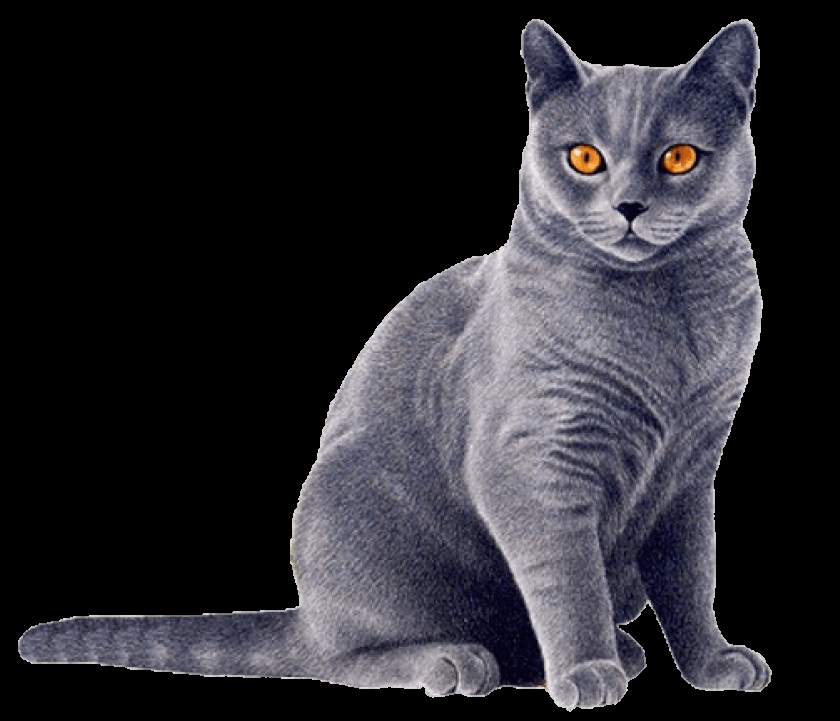
#> input picture 2_shapes/cat.png, 840 x 721 px
$ python shapes.py ./cat.png ./new-cat.png
#> lines starting #> are read from the running program, lines starting #| are printed output that depends on the picture
import cv2 as cv
import sys
import numpy as np

# python3 shapes.py ./cat.png ./new-cat.png

img = cv.imread(sys.argv[1])
#> img is the input picture: shape (721, 840, 3); mean B, G, R 47.1, 41.6, 42.4

cv.circle(img, (580, 160), 20, (255, 0, 0), 5)

cv.circle(img, (580, 75), 5, (255, 0, 0), 5)
#> img: shape (721, 840, 3); mean B, G, R 47.4, 41.5, 42.2
cv.circle(img, (560, 40), 5, (255, 0, 0), 5)
#> img: shape (721, 840, 3); mean B, G, R 47.5, 41.4, 42.2
cv.circle(img, (540, 25), 5, (255, 0, 0), 5)
#> img: shape (721, 840, 3); mean B, G, R 47.5, 41.4, 42.1

x = np.array([540, 560, 580])
y = np.array([25,40,75])

z = np.polyfit(x, y, 2)
lspace = np.linspace(540,580,100)

print(lspace)

draw_x = lspace
draw_y = np.polyval(z, draw_x)

draw_points = (np.asarray([draw_x, draw_y]).T).astype(np.int32)

cv.polylines(img, [draw_points], False, (128,255,128), 5)
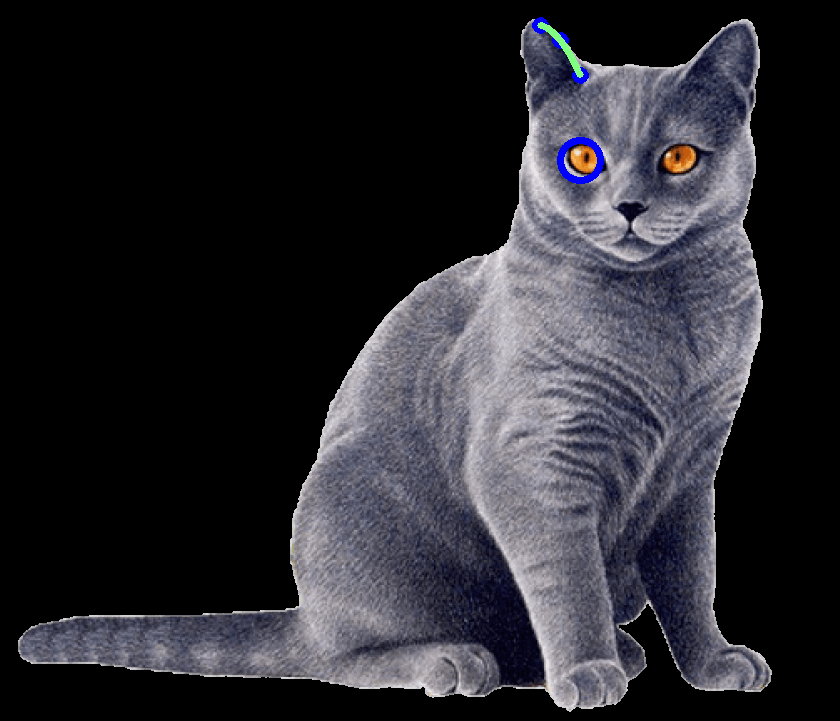
#> img: shape (721, 840, 3); mean B, G, R 47.4, 41.5, 42.2

cv.imshow('orig', img)
cv.waitKey(0)

cv.imwrite(sys.argv[2], img)

cv.destroyAllWindows()
